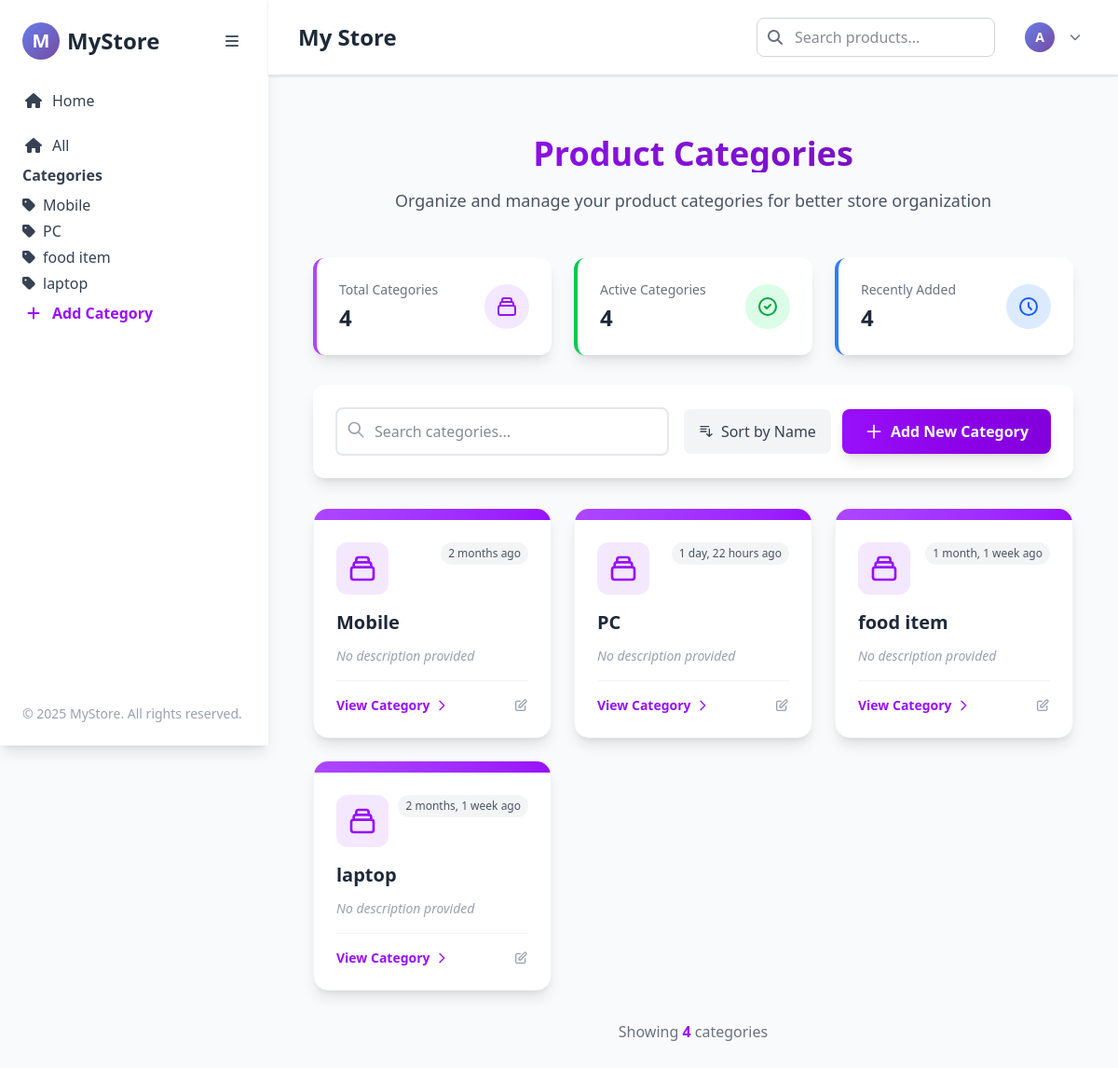
The page /category_list/ on the database its author committed.
### ecommerce/models.py (models this page shows, shortened)
class Category(models.Model):
    name = models.CharField(max_length=200, unique=True)
    slug = models.SlugField(max_length=200, unique=True, db_index=True, blank=True)
    description = models.TextField(blank=True)
    created_at = models.DateTimeField(auto_now_add=True)
    class Meta:
        verbose_name_plural = "Categories"
        ordering = ["name"]
        app_label = "ecommerce"  # Ensure correct app
        db_table = "ecommerce_category"  # Custom table name

### ecommerce/views.py (the view)
# urls.py: path("category_list/", views.category_list, name="category_list"),
def category_list(request):
    categories = Category.objects.all()
    print("Category list view accessed")
    return render(request, 'ecommerce/category_list.html' , {'categories': categories})

### ecommerce/templates/ecommerce/category_list.html (shortened to what this page needs)
{% extends "base.html" %}
{% load static %}
{% block content %}
<div class="container mx-auto px-4 py-8">
    <div class="text-center mb-12">
        <h1 class="text-4xl font-bold bg-gradient-to-r from-purple-600 to-purple-800 bg-clip-text text-transparent mb-4">
        </h1>
        <p class="text-gray-600 text-lg max-w-2xl mx-auto">
            Organize and manage your product categories for better store organization
        </p>
    </div>
    <div class="grid grid-cols-1 md:grid-cols-3 gap-6 mb-8">
        <div class="bg-white rounded-xl shadow-lg p-6 border-l-4 border-purple-500 transform hover:scale-105 transition duration-300">
            <div class="flex items-center justify-between">
                <div>
                    <p class="text-gray-500 text-sm font-medium">Total Categories</p>
                    <h3 class="text-2xl font-bold text-gray-800 mt-1" id="totalCategories">{{ categories|length }}</h3>
                </div>
                <div class="bg-purple-100 p-3 rounded-full">
                </div>
            </div>
        </div>
        <div class="bg-white rounded-xl shadow-lg p-6 border-l-4 border-green-500 transform hover:scale-105 transition duration-300">
            <div class="flex items-center justify-between">
                <div>
                    <p class="text-gray-500 text-sm font-medium">Active Categories</p>
                    <h3 class="text-2xl font-bold text-gray-800 mt-1" id="activeCategories">{{ categories|length }}</h3>
                </div>
                <div class="bg-green-100 p-3 rounded-full">
                    <svg class="w-6 h-6 text-green-600" fill="none" stroke="currentColor" viewBox="0 0 24 24">
                        <path stroke-linecap="round" stroke-linejoin="round" stroke-width="2" d="M9 12l2 2 4-4m6 2a9 9 0 11-18 0 9 9 0 0118 0z"/>
                    </svg>
                </div>
            </div>
        </div>
        <div class="bg-white rounded-xl shadow-lg p-6 border-l-4 border-blue-500 transform hover:scale-105 transition duration-300">
            <div class="flex items-center justify-between">
                <div>
                    <p class="text-gray-500 text-sm font-medium">Recently Added</p>
                    <h3 class="text-2xl font-bold text-gray-800 mt-1" id="recentCategories">
                        {% if categories %}{{ categories|length }}{% else %}0{% endif %}
                    </h3>
                </div>
                <div class="bg-blue-100 p-3 rounded-full">
                    <svg class="w-6 h-6 text-blue-600" fill="none" stroke="currentColor" viewBox="0 0 24 24">
                        <path stroke-linecap="round" stroke-linejoin="round" stroke-width="2" d="M12 8v4l3 3m6-3a9 9 0 11-18 0 9 9 0 0118 0z"/>
                    </svg>
                </div>
            </div>
        </div>
    </div>
    <div class="bg-white rounded-xl shadow-lg p-6 mb-8">
        <div class="flex flex-col lg:flex-row justify-between items-center gap-4">
            <div class="relative flex-1 w-full lg:w-64">
                <input
                    type="text"
                    id="searchCategories"
                    placeholder="Search categories..."
                    class="w-full pl-10 pr-4 py-3 border-2 border-gray-200 rounded-lg focus:outline-none focus:border-purple-500 focus:ring-4 focus:ring-purple-100 transition-all duration-300"
                >
                <svg class="absolute left-3 top-3.5 h-5 w-5 text-gray-400" fill="none" stroke="currentColor" viewBox="0 0 24 24">
                    <path stroke-linecap="round" stroke-linejoin="round" stroke-width="2" d="M21 21l-6-6m2-5a7 7 0 11-14 0 7 7 0 0114 0z"/>
                </svg>
            </div>
            <div class="flex gap-3 w-full lg:w-auto">
                <button id="sortByName" class="bg-gray-100 hover:bg-gray-200 text-gray-700 px-4 py-3 rounded-lg transition flex items-center gap-2">
                    <svg class="w-4 h-4" fill="none" stroke="currentColor" viewBox="0 0 24 24">
                        <path stroke-linecap="round" stroke-linejoin="round" stroke-width="2" d="M3 4h13M3 8h9m-9 4h9m5-4v12m0 0l-4-4m4 4l4-4"/>
                    </svg>
                    Sort by Name
                </button>
                <a href="{% url 'ecommerce:add_category' %}"
                   class="bg-gradient-to-r from-purple-600 to-purple-700 hover:from-purple-700 hover:to-purple-800 text-white px-6 py-3 rounded-lg font-semibold transition-all duration-300 transform hover:scale-105 shadow-lg hover:shadow-xl flex items-center gap-2">
                    <svg class="w-5 h-5" fill="none" stroke="currentColor" viewBox="0 0 24 24">
                        <path stroke-linecap="round" stroke-linejoin="round" stroke-width="2" d="M12 4v16m8-8H4"/>
                    </svg>
                    Add New Category
                </a>
            </div>
        </div>
    </div>
    {% if categories %}
        <div class="grid grid-cols-1 md:grid-cols-2 lg:grid-cols-3 xl:grid-cols-4 gap-6" id="categoriesGrid">
            {% for category in categories %}
            <div class="category-card bg-white rounded-2xl shadow-lg hover:shadow-2xl transition-all duration-500 transform hover:-translate-y-2 border border-gray-100 overflow-hidden group"
                 data-name="{{ category.name|lower }}"
                 data-created="{{ category.created_at|date:'U' }}">
                <div class="relative overflow-hidden">
                    <div class="h-3 bg-gradient-to-r from-purple-500 to-purple-600"></div>
                    <div class="p-6">
                        <div class="flex items-start justify-between mb-4">
                            <div class="bg-purple-100 p-3 rounded-xl group-hover:bg-purple-200 transition duration-300">
                            </div>
                            <span class="bg-gray-100 text-gray-600 text-xs px-2 py-1 rounded-full font-medium">
                                {% if category.created_at %}
                                    {{ category.created_at|timesince }} ago
                                {% else %}
                                    Recently
                                {% endif %}
                            </span>
                        </div>
                        <h3 class="text-xl font-bold text-gray-800 mb-3 group-hover:text-purple-700 transition duration-300">
                            {{ category.name }}
                        </h3>
                        {% if category.description %}
                        <p class="text-gray-600 text-sm mb-4 line-clamp-2">{{ category.description }}</p>
                        {% else %}
                        <p class="text-gray-400 text-sm mb-4 italic">No description provided</p>
                        {% endif %}
                        <div class="flex justify-between items-center pt-4 border-t border-gray-100">
                            <a href="{% url 'ecommerce:products_by_category' category.slug %}"
                               class="text-purple-600 hover:text-purple-700 font-semibold text-sm flex items-center gap-1 group-hover:gap-2 transition-all duration-300">
                                View Category
                                <svg class="w-4 h-4 transform group-hover:translate-x-1 transition duration-300" fill="none" stroke="currentColor" viewBox="0 0 24 24">
                                    <path stroke-linecap="round" stroke-linejoin="round" stroke-width="2" d="M9 5l7 7-7 7"/>
                                </svg>
                            </a>
                            <div class="flex gap-2">
                                <button class="edit-category text-gray-400 hover:text-purple-600 transition duration-300" data-id="{{ category.id }}">
                                    <svg class="w-4 h-4" fill="none" stroke="currentColor" viewBox="0 0 24 24">
                                        <path stroke-linecap="round" stroke-linejoin="round" stroke-width="2" d="M11 5H6a2 2 0 00-2 2v11a2 2 0 002 2h11a2 2 0 002-2v-5m-1.414-9.414a2 2 0 112.828 2.828L11.828 15H9v-2.828l8.586-8.586z"/>
                                    </svg>
                                </button>
                            </div>
                        </div>
                    </div>
                </div>
            </div>
            {% endfor %}
        </div>
        <div class="mt-8 text-center">
            <p class="text-gray-500" id="resultsCounter">
                Showing <span class="font-semibold text-purple-600">{{ categories|length }}</span> categor{{ categories|length|pluralize:"y,ies" }}
            </p>
        </div>
    {% endif %}
</div>
{% endblock %}

### theme/templates/base.html (shortened to what this page needs)
{% load static tailwind_tags %}
<!DOCTYPE html>
<html lang="en">
<head>
    {% tailwind_css %}
    <link rel="stylesheet" href="https://cdnjs.cloudflare.com/ajax/libs/font-awesome/6.4.0/css/all.min.css">
</head>
<body class="bg-gray-50 flex min-h-screen font-sans text-gray-900">
    <aside id="sidebar" class="sidebar w-72 bg-white shadow-lg h-screen sticky top-0 p-6 flex flex-col justify-between transition-all duration-300">
        <div>
            <div class="flex items-center justify-between mb-8">
                <a href="/" class="flex items-center space-x-2">
                    <div class="w-10 h-10 rounded-full gradient-bg flex items-center justify-center">
                        <span class="text-white font-bold text-xl">M</span>
                    </div>
                    <span class="logo-text text-2xl font-bold text-gray-800">MyStore</span>
                </a>
                <button id="sidebar-toggle" class="p-2 rounded-lg hover:bg-gray-100 transition-colors">
                    <i class="fas fa-bars text-gray-600"></i>
                </button>
            </div>
            <div class="mb-6">
                <a href="{% url 'ecommerce:home' %}" class="flex items-center space-x-2 text-gray-700 hover:text-purple-600 transition-colors duration-200 mb-2">
                    <i class="fas fa-home w-6 text-center"></i>
                    <span class="sidebar-text">Home</span>
                </a>
            </div>
           <a href="{% url 'ecommerce:product_list' %}"
   class="flex items-center space-x-2 text-gray-700 hover:text-purple-600 transition-colors duration-200 mb-2">
    <i class="fas fa-home w-6 text-center"></i>
    <span class="sidebar-text">All</span>
</a>
            <div>
                <h3 class="font-semibold text-gray-700 mb-2">Categories</h3>
<ul>
  {% for category in categories %}
    <li>
      <a href="{% url 'ecommerce:category_detail' category.slug %}"
         class="text-gray-700 hover:text-purple-600 flex items-center space-x-2 mb-1">
        <i class="fa fa-tag"></i>
        <span>{{ category.name }}</span>
      </a>
    </li>
  {% endfor %}
</ul>
                <a href="{% url 'ecommerce:add_category' %}" class="mt-2 flex items-center space-x-2 text-purple-600 font-semibold hover:underline">
                    <i class="fas fa-plus w-6 text-center"></i>
                    <span class="sidebar-text">Add Category</span>
                </a>
            </div>
        </div>
        <div class="mt-6 text-gray-400 text-sm sidebar-text">
            &copy; {% now "Y" %} MyStore. All rights reserved.
        </div>
    </aside>
    <div class="flex-1 flex flex-col">
        <nav class="bg-white shadow-sm border-b border-gray-200 sticky top-0 z-10">
            <div class="px-8 py-4 flex items-center justify-between">
                <div>
                    <h1 class="text-2xl font-bold text-gray-800">My Store</h1>
                </div>
                <div class="flex items-center space-x-6">
                    <div class="relative">
                        <form action="/search/" method="GET">
                            <div class="relative">
                                <input type="text" name="q" placeholder="Search products..." class="w-64 pl-10 pr-4 py-2 rounded-lg border border-gray-300 focus:outline-none focus:ring-2 focus:ring-purple-500">
                                <button type="submit" class="absolute left-0 top-0 h-full px-3 text-gray-500 hover:text-purple-600">
                                    <i class="fas fa-search"></i>
                                </button>
                            </div>
                        </form>
                    </div>
                    <div class="flex items-center space-x-4">
 <div class="relative">
        <a href="{% url 'account:register' %}" class="flex items-center space-x-2 p-2 rounded-lg hover:bg-gray-100 transition-colors">
            <div class="w-8 h-8 rounded-full gradient-bg flex items-center justify-center">
                <span class="text-white font-bold text-sm">A</span>
            </div>
            <i class="fas fa-chevron-down text-gray-500 text-xs"></i>
        </a>
    </div>
</div>
                </div>
            </div>
        </nav>
        <main class="flex-1 p-8">
            {% block content %}{% endblock content %}
        </main>
    </div>
</body>
</html>

### ecommerce/templates/ecommerce/category_list.html (style rules this page uses)
.category-card { position: relative; overflow: hidden; }
.category-card::before { content: ''; position: absolute; top: 0; left: -100%; width: 100%; height: 100%; background: linear-gradient(90deg, transparent, rgba(147, 51, 234, 0.1), transparent); transition: left 0.6s; }

### theme/templates/base.html (style rules this page uses)
.gradient-bg { background: linear-gradient(135deg, #667eea 0%, #764ba2 100%); }
.sidebar { transition: all 0.3s ease-in-out; }

### rows shown on the page
Category: name "Mobile", created_at "2 months", description "No description provided"
Category: name "PC", created_at "1 day, 22 hours", description "No description provided"
Category: name "food item", created_at "1 month, 1 week", description "No description provided"
Category: name "laptop", created_at "2 months, 1 week", description "No description provided"

### other values the page prints
{{ categories|length }} "4"
